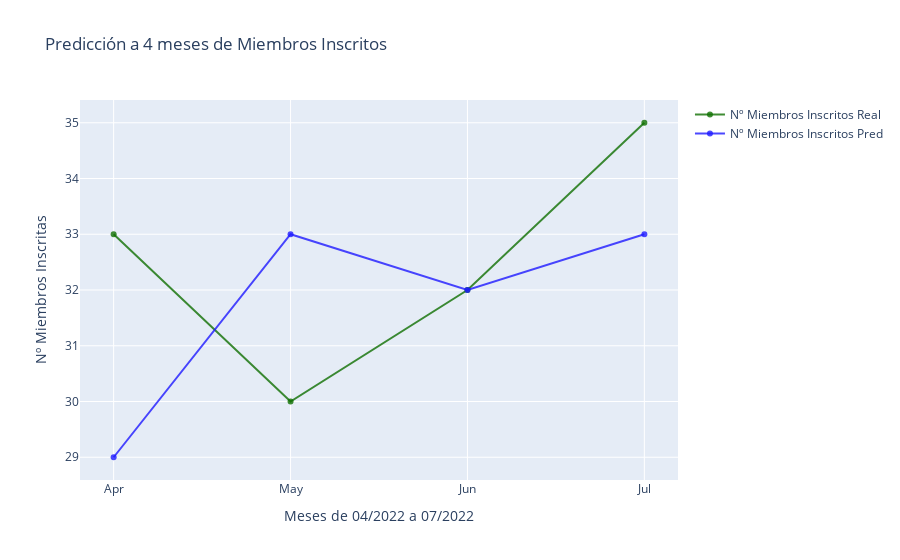

Notebook cell for this chart:
### Code cell
fig = make_subplots(specs=[[{"secondary_y": False}]])

fig.add_trace(
    go.Scatter(
    x = y_test_preds_df['meses'],
    y = y_test_preds_df['inscripciones'],
    name = 'Nº Miembros Inscritos Real',
    mode = 'lines+markers',
    marker = dict(color = 'rgba(16, 112, 2, 0.8)'))
)
fig.add_trace(
    go.Scatter(
    x = y_test_preds_df['meses'],
    y = y_test_preds_df['predicciones'],
    name = 'Nº Miembros Inscritos Pred',
    mode = 'lines+markers',
    marker = dict(color = 'rgba(30, 26, 255, 0.8)'))
)

fig.update_layout(
    title_text='Predicción a 4 meses de Miembros Inscritos'
)

fig.update_xaxes(title_text='Meses de 04/2022 a 07/2022')

fig.update_yaxes(title_text='Nº Miembros Inscritas')

fig.show()

### Figure 1 — Plotly figure (JSON) as saved in the notebook; plotly's stock layout.template omitted (floating-point values rounded to 4 significant figures)
{"data": [{"marker": {"color": "rgba(16, 112, 2, 0.8)"}, "mode": "lines+markers", "name": "Nº Miembros Inscritos Real", "type": "scatter", "x": ["Apr", "May", "Jun", "Jul"], "y": [33, 30, 32, 35]}, {"marker": {"color": "rgba(30, 26, 255, 0.8)"}, "mode": "lines+markers", "name": "Nº Miembros Inscritos Pred", "type": "scatter", "x": ["Apr", "May", "Jun", "Jul"], "y": [29, 33, 32, 33]}], "layout": {"title": {"text": "Predicción a 4 meses de Miembros Inscritos"}, "xaxis": {"anchor": "y", "domain": [0, 1], "title": {"text": "Meses de 04/2022 a 07/2022"}}, "yaxis": {"anchor": "x", "domain": [0, 1], "title": {"text": "Nº Miembros Inscritas"}}}}
